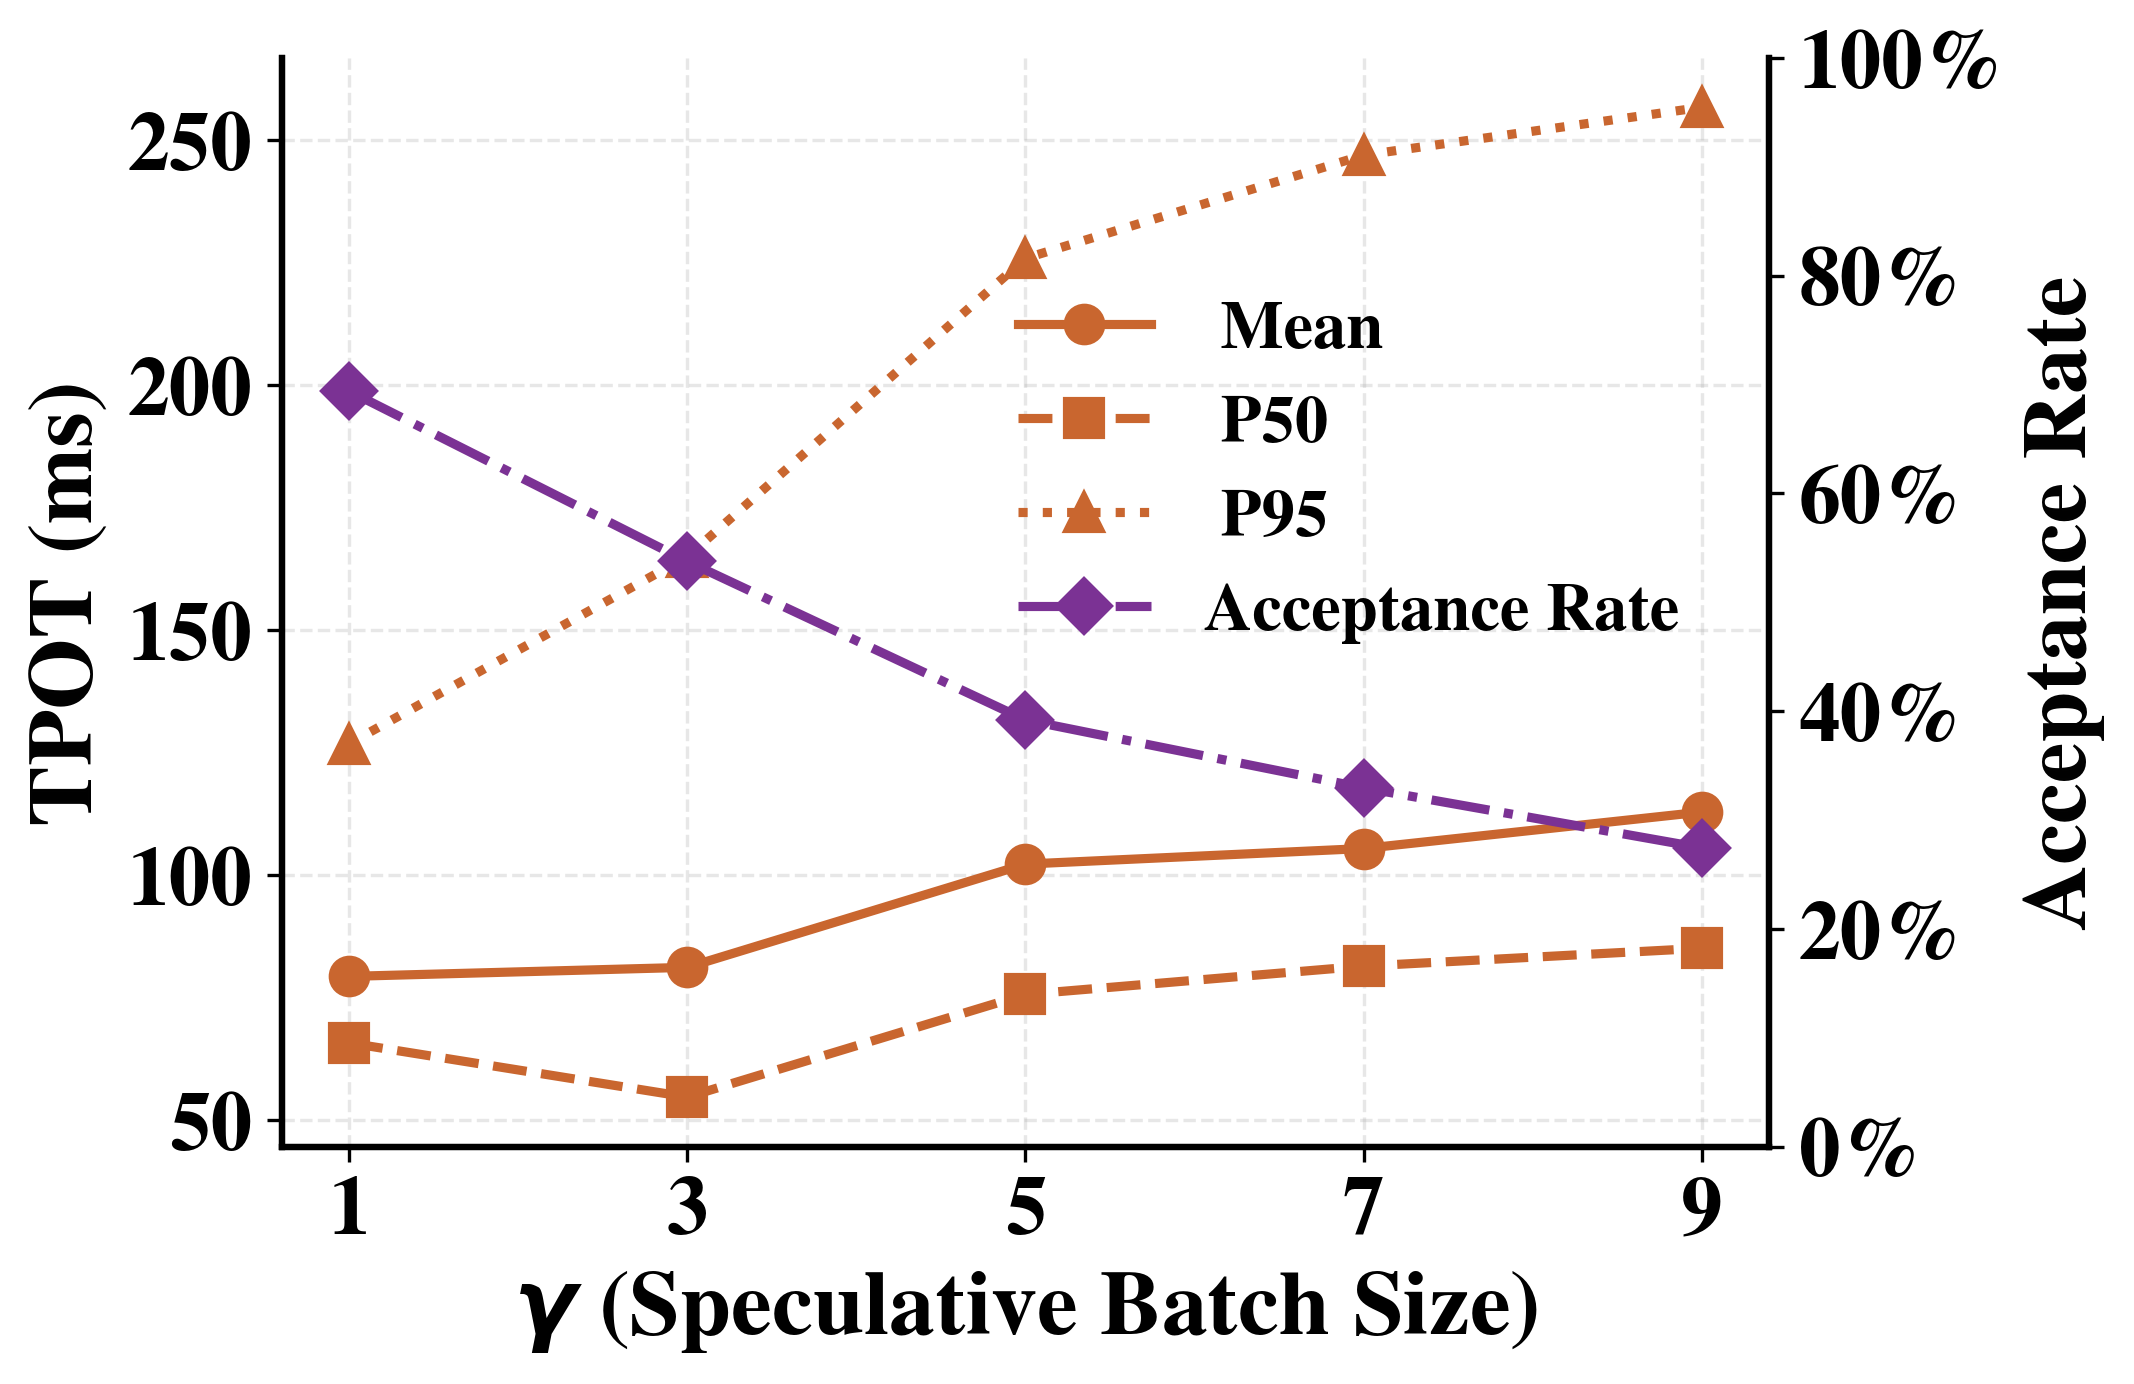

This figure's Python source:
"""
1.10b_tpot_vs_gamma.py — edit-and-rerun figure generator for the
1.10b_tpot_vs_gamma figure (TPOT mean/P50/P95 vs. gamma, with acceptance
rate on a secondary axis).

This does NOT read from prototype/results/ or touch any live component.
It reads only 1.10b_tpot_vs_gamma_data.json (sitting next to this script)
so you can freely tweak figure size / font size / colors below and rerun
in seconds, without needing the prototype's venv or GPU.

Usage:
    python 1.10b_tpot_vs_gamma.py
    (or: prototype/.venv/bin/python prototype_figures/1.10b_tpot_vs_gamma.py)

Output:
    1.10b_tpot_vs_gamma.png   (next to this script — same filename as the
    figure used everywhere else; never renamed, PNG only, no PDF)
"""
import json
import os

import numpy as np
import matplotlib
matplotlib.use("Agg")
import matplotlib.pyplot as plt

# ============================================================
#  EVERYTHING YOU'D WANT TO TRY-AND-ERROR IS IN THIS ONE BLOCK
# ============================================================

FIGURE_WIDTH_IN   = 7.0     # inches
FIGURE_HEIGHT_IN  = 4.5     # inches

FONT_FAMILY       = "serif"
FONT_NAME         = "Nimbus Roman"   # Times-New-Roman-compatible font that
                                     # actually HAS a real bold face on this
                                     # machine (fc-list | grep -i "nimbus roman").
                                     # Plain "Times New Roman" only has a
                                     # regular weight installed here, so
                                     # bold text silently falls back to
                                     # regular if you use that name instead.

BASE_FONT_SIZE    = 20       # font.size (fallback for anything not listed below)
AXIS_LABEL_SIZE   = 22       # x/y axis label text
TICK_LABEL_SIZE   = 20       # the numbers along each axis
LEGEND_FONT_SIZE  = 16       # legend entries

BOLD_EVERYTHING   = True     # axis labels, tick labels, legend text

METRIC_COLOR      = "#c9662f"   # TPOT lines
ACCEPT_COLOR      = "#7B3294"   # acceptance-rate line (secondary axis)

STAT_STYLE = {
    "mean": {"linestyle": "-",  "marker": "o"},
    "p50":  {"linestyle": "--", "marker": "s"},
    "p95":  {"linestyle": ":",  "marker": "^"},
}
LINE_WIDTH        = 2.2
MARKER_SIZE       = 9

GRID_ON           = True
GRID_ALPHA        = 0.30

LEGEND_LOC             = "center right"
LEGEND_BBOX_TO_ANCHOR  = (0.98, 0.62)   # sits in the empty gap between the
                                         # P95 dotted curve (above) and the
                                         # mean/P50 curves (below), clear of
                                         # every line instead of overlapping
                                         # the top-left corner

SAVE_DPI          = 300

# ============================================================
#  END OF TRY-AND-ERROR BLOCK — nothing below this line needs
#  editing to change how the figure looks
# ============================================================

plt.rcParams.update({
    "font.family":        FONT_FAMILY,
    "font.serif":         [FONT_NAME],
    "font.size":          BASE_FONT_SIZE,
    "font.weight":        "bold" if BOLD_EVERYTHING else "normal",
    "axes.titlesize":     BASE_FONT_SIZE,
    "axes.titleweight":   "bold" if BOLD_EVERYTHING else "normal",
    "axes.labelsize":     AXIS_LABEL_SIZE,
    "axes.labelweight":   "bold" if BOLD_EVERYTHING else "normal",
    "xtick.labelsize":    TICK_LABEL_SIZE,
    "ytick.labelsize":    TICK_LABEL_SIZE,
    "legend.fontsize":    LEGEND_FONT_SIZE,
    "lines.linewidth":    LINE_WIDTH,
    "lines.markersize":   MARKER_SIZE,
    "figure.dpi":         200,
    "savefig.dpi":        SAVE_DPI,
    "savefig.bbox":       "tight",
    "axes.grid":          GRID_ON,
    "grid.linestyle":     "--",
    "grid.alpha":         GRID_ALPHA,
    "axes.spines.top":    False,
    "axes.linewidth":     1.5,
})

HERE = os.path.dirname(os.path.abspath(__file__))
DATA_PATH = os.path.join(HERE, "1.10b_tpot_vs_gamma_data.json")
OUT_PNG = os.path.join(HERE, "1.10b_tpot_vs_gamma.png")


def main():
    with open(DATA_PATH) as f:
        data = json.load(f)

    gammas = data["gammas"]
    xs = np.arange(len(gammas))
    tpot = {g: data["tpot_ms"][str(g)] for g in gammas}
    accept_rate = [data["acceptance_rate"][str(g)] for g in gammas]

    fig, ax = plt.subplots(figsize=(FIGURE_WIDTH_IN, FIGURE_HEIGHT_IN),
                            constrained_layout=True)

    lines = []
    for stat_key, stat_label in (("mean", "Mean"), ("p50", "P50"), ("p95", "P95")):
        style = STAT_STYLE[stat_key]
        ys = [tpot[g][stat_key] for g in gammas]
        p, = ax.plot(xs, ys, color=METRIC_COLOR, linestyle=style["linestyle"],
                     marker=style["marker"], label=f" {stat_label}")
        lines.append(p)

    ax.set_xticks(xs, [str(g) for g in gammas])
    ax.set_xlabel(r"$\gamma$ (Speculative Batch Size)")
    ax.set_ylabel("TPOT (ms)")

    ax2 = ax.twinx()
    p_accept, = ax2.plot(xs, accept_rate, color=ACCEPT_COLOR, linestyle="-.",
                         marker="D", label="Acceptance Rate")
    ax2.set_ylabel("Acceptance Rate", color="black")
    ax2.tick_params(axis="y", labelcolor="black")
    ax2.set_ylim(0.0, 1.0)
    ax2.yaxis.set_major_formatter(plt.FuncFormatter(lambda y, _: f"{y:.0%}"))
    ax2.grid(False)
    lines.append(p_accept)

    ax.legend(lines, [l.get_label() for l in lines], loc=LEGEND_LOC,
              bbox_to_anchor=LEGEND_BBOX_TO_ANCHOR, ncol=1, frameon=False)

    fig.savefig(OUT_PNG, bbox_inches="tight", dpi=SAVE_DPI)
    plt.close(fig)
    print(f"Saved -> {OUT_PNG}")


if __name__ == "__main__":
    main()
